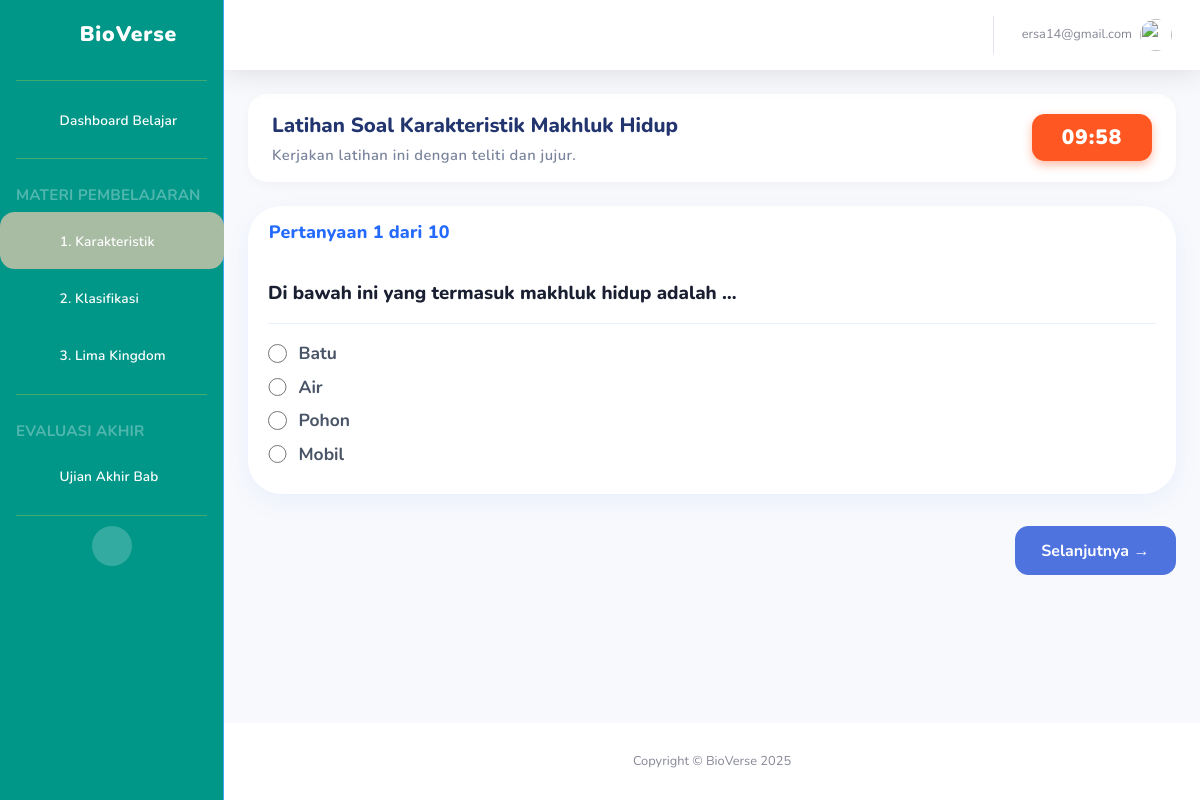
Page /latihan/1/?mulai=true (signed in) on the committed database.
### main/models.py (models this page shows, shortened)
class LatihanSoal(models.Model):
    subbab = models.OneToOneField(SubBab, on_delete=models.CASCADE)
    judul = models.CharField(max_length=200)

class Pertanyaan(models.Model):
    latihan = models.ForeignKey(LatihanSoal, on_delete=models.CASCADE, related_name='pertanyaan_set')
    teks_pertanyaan = models.TextField()
    explanation = models.TextField(blank=True, null=True, help_text="Penjelasan/Feedback untuk jawaban yang benar")

class PilihanJawaban(models.Model):
    pertanyaan = models.ForeignKey(Pertanyaan, on_delete=models.CASCADE, related_name='pilihan_set')
    teks_pilihan = models.CharField(max_length=200)
    is_benar = models.BooleanField(default=False)

### main/views.py (the view)
# urls.py: path('latihan/<int:latihan_id>/', views.latihan_soal_view, name='latihan_soal'),
@login_required
def latihan_soal_view(request, latihan_id):
    latihan = get_object_or_404(LatihanSoal, id=latihan_id)
    progress = get_object_or_404(SiswaProgress, siswa=request.user)
    is_unlocked = False
    if latihan.subbab.urutan == 1:
        is_unlocked = progress.modul_1_completed
    elif latihan.subbab.urutan == 2:
        is_unlocked = progress.modul_2_completed
    elif latihan.subbab.urutan == 3:
        is_unlocked = progress.modul_3_completed
    if not is_unlocked:
        messages.error(
            request, "Selesaikan modul interaktif sebelumnya terlebih dahulu!"
        )
        return redirect("siswa_dashboard")
    if request.GET.get("mulai") == "true":
        pertanyaan = latihan.pertanyaan_set.all()
        context = {"latihan": latihan, "pertanyaan": pertanyaan}
        return render(request, "main/siswa/latihan_soal.html", context)
    else:
        context = {"latihan": latihan}
        return render(request, "main/siswa/latihan_petunjuk.html", context)

### main/templatetags/custom_tags.py (called while the page is built)
@register.simple_tag
def get_latihan_id(subbab_urutan):
    from main.models import LatihanSoal
    try:
        latihan = LatihanSoal.objects.get(subbab__urutan=subbab_urutan)
        return latihan.id
    except LatihanSoal.DoesNotExist:
        return None

@register.simple_tag
def get_pengayaan_id():
    from main.models import SoalPengayaan
    try:
        pengayaan = SoalPengayaan.objects.first()
        if pengayaan:
            return pengayaan.id
        return None
    except SoalPengayaan.DoesNotExist:
        return None

### main/templates/main/siswa/latihan_soal.html (shortened to what this page needs)
{% extends 'main/base.html' %}
{% load static %}
{% block content %}
<div class="latihan-header-card">
    <div>
        <div class="latihan-header-title">{{ latihan.judul }}</div>
        <div class="latihan-header-keterangan">
            {{ latihan.deskripsi|default:"Kerjakan latihan ini dengan teliti dan jujur." }}
        </div>
    </div>
    <div class="latihan-timer" id="timer">10:00</div>
</div>
<form method="post" action="{% url 'submit_latihan' latihan.id %}" id="form-latihan-soal">
    {% for pertanyaan in latihan.pertanyaan_set.all %}
    <div class="card-latihan-soal {% if forloop.first %}active{% endif %}"
        id="latihan-slide-{{ forloop.counter0 }}">
        <div class="card-header py-3">
            <h6>Pertanyaan {{ forloop.counter }} dari {{ latihan.pertanyaan_set.count }}</h6>
        </div>
        <div class="card-body">
            <p>{{ pertanyaan.teks_pertanyaan }}</p>
            <hr>
            {% for pilihan in pertanyaan.pilihan_set.all %}
            <div class="form-check">
                <input class="form-check-input"
                        type="radio"
                        id="pilihan_{{ pilihan.id }}"
                        name="pertanyaan_{{ pertanyaan.id }}"
                        value="{{ pilihan.id }}"
                        required>
                <label class="form-check-label" for="pilihan_{{ pilihan.id }}">{{ pilihan.teks_pilihan }}</label>
            </div>
            {% endfor %}
        </div>
    </div>
    {% endfor %}
    <div class="nav-slide-latihan">
        <button type="button" id="btn-slide-next" class="btn btn-primary btn-slide-latihan">
            Selanjutnya &rarr;
        </button>
    </div>
</form>
{% endblock %}

### main/templates/main/base.html (shortened to what this page needs)
{% load static %}
{% load custom_tags %}
<!DOCTYPE html>
<html lang="id">
    <head>
        <link href="{% static 'vendor/fontawesome-free/css/all.min.css' %}"
              rel="stylesheet"
              type="text/css">
        <link href="{% static 'css/sb-admin-2.min.css' %}" rel="stylesheet">
    </head>
    <body id="page-top">
        <div id="wrapper">
            <ul class="navbar-nav sidebar sidebar-dark accordion"
                id="accordionSidebar">
                <a class="sidebar-brand d-flex align-items-center justify-content-center"
                   href="{% if user.profile.role == 'SISWA' %}{% url 'siswa_dashboard' %}{% else %}{% url 'guru_dashboard' %}{% endif %}">
                    <div class="sidebar-brand-icon d-flex align-items-center justify-content-center">
                        <i class="fas fa-seedling"></i>
                    </div>
                    <div class="sidebar-brand-text mx-3">BioVerse</div>
                </a>
                <hr class="sidebar-divider my-0">
                {% if user.profile.role == 'SISWA' %}
                    <li class="nav-item {% if request.resolver_match.url_name == 'siswa_dashboard' %}active{% endif %}">
                        <a class="nav-link" href="{% url 'siswa_dashboard' %}">
                            <i class="fas fa-home"></i>
                            <span>Dashboard Belajar</span></a>
                    </li>
                    <hr class="sidebar-divider">
                    <div class="sidebar-heading">Materi Pembelajaran</div>
                    <li class="nav-item {% if 'modul/1' in request.path or 'latihan/1' in request.path %}active{% endif %}">
                        <a class="nav-link collapsed"
                           href="#"
                           data-toggle="collapse"
                           data-target="#collapseSubBab1"
                           aria-expanded="true"
                           aria-controls="collapseSubBab1">
                            <i class="fas fa-book-open"></i>
                            <span>1. Karakteristik</span>
                        </a>
                                {% get_latihan_id 1 as latihan_1_id %}
                    </li>
                    <li class="nav-item {% if 'modul/2' in request.path or 'latihan/2' in request.path %}active{% endif %}">
                        <a class="nav-link collapsed"
                           href="#"
                           data-toggle="collapse"
                           data-target="#collapseSubBab2"
                           aria-expanded="true"
                           aria-controls="collapseSubBab2">
                            <i class="fas fa-sitemap"></i>
                            <span>2. Klasifikasi</span>
                        </a>
                                {% get_latihan_id 2 as latihan_2_id %}
                    </li>
                    <li class="nav-item {% if 'modul/3' in request.path or 'latihan/3' in request.path %}active{% endif %}">
                        <a class="nav-link collapsed"
                           href="#"
                           data-toggle="collapse"
                           data-target="#collapseSubBab3"
                           aria-expanded="true"
                           aria-controls="collapseSubBab3">
                            <i class="fas fa-paw"></i>
                            <span>3. Lima Kingdom</span>
                        </a>
                                {% get_latihan_id 3 as latihan_3_id %}
                    </li>
                    <hr class="sidebar-divider">
                    <div class="sidebar-heading">Evaluasi Akhir</div>
                    <li class="nav-item {% if request.resolver_match.url_name == 'pengayaan' %}active{% endif %}">
                        {% get_pengayaan_id as pengayaan_id %}
                        <a class="nav-link" href="{% url 'pengayaan' pengayaan_id %}">
                            <i class="fas fa-flag-checkered"></i>
                            <span>Ujian Akhir Bab</span>
                        </a>
                    </li>
                {% endif %}
                <hr class="sidebar-divider d-none d-md-block">
                <div class="text-center d-none d-md-inline">
                    <button class="rounded-circle border-0" id="sidebarToggle"></button>
                </div>
            </ul>
            <div id="content-wrapper" class="d-flex flex-column">
                <div id="content">
                    <nav class="navbar navbar-expand navbar-light bg-white topbar mb-4 static-top shadow">
                        <ul class="navbar-nav ml-auto">
                            <li class="nav-item dropdown no-arrow">
                                <a class="nav-link dropdown-toggle"
                                   href="#"
                                   id="userDropdown"
                                   role="button"
                                   data-toggle="dropdown"
                                   aria-haspopup="true"
                                   aria-expanded="false">
                                    <span class="mr-2 d-none d-lg-inline text-gray-600 small">{{ user.username }}</span>
                                    <img class="img-profile rounded-circle"
                                         src="{% static 'img/undraw_profile.svg' %}">
                                </a>
                            </li>
                        </ul>
                    </nav>
                    <div class="container-fluid">
                        {% block content %}
                        {% endblock %}
                    </div>
                </div>
                <footer class="sticky-footer bg-white">
                    <div class="container my-auto">
                        <div class="copyright text-center my-auto">
                            <span>Copyright &copy; BioVerse 2025</span>
                        </div>
                    </div>
                </footer>
            </div>
        </div>
    </body>
</html>

### main/templates/main/base.html (style rules this page uses)
body { background: #f6fcff !important; font-family: 'Nunito', sans-serif; }
.sidebar, .sidebar.sidebar-dark.accordion, .navbar-nav.sidebar.sidebar-dark.accordion { background: #009688 !important; min-height: 100vh; border-right: 1px solid #42a5f5 !important; font-family: 'Nunito', sans-serif !important; }
.sidebar .sidebar-brand { color: #ffffff !important; font-size: 1.32rem; font-weight: 900; letter-spacing: .04em; text-transform: none; }
.sidebar .sidebar-brand-icon { color: #cddc39 !important; font-size: 1.9rem !important; margin-right: 8px; }
.sidebar .sidebar-heading { text-transform: none !important; font-weight: 700; font-size: 0.95rem; letter-spacing: .01em; margin: 15px 0 5px 0; text-transform: uppercase !important; opacity: 0.8; }
.sidebar .nav-link, .sidebar .nav-link span { color: #ffffff !important; font-weight: 600; font-size: 1.05rem; padding: 10px 15px; border-radius: 0.85rem; transition: background .17s, color .13s; text-transform: none; letter-spacing: .01em; }
.sidebar .nav-link.active, .sidebar .nav-link:focus, .sidebar .nav-link:hover, .sidebar .nav-item.active > .nav-link { background: #A8BBA3 !important; color: #009688 !important; font-weight: 800; border-radius: 0.92rem; }
.sidebar .nav-link.active i, .sidebar .nav-item.active i { color: #626F47 !important; }
.sidebar-divider { border-color: #cddc39 !important; opacity: 0.3; margin: 10px 1rem !important; }
.sidebar .nav-link i { color: #FFF6DA !important; margin-right: 10px; font-size: 1.1rem; vertical-align: middle; width: 20px; text-align: center; }

### main/templates/main/siswa/latihan_soal.html (style rules this page uses)
body { font-family: 'Nunito', sans-serif; background: #f3f6fd; }
.latihan-header-card { display: flex; justify-content: space-between; align-items: center; margin-bottom: 1.5rem; background: #fff; padding: 1rem 1.5rem; border-radius: 1.2rem; box-shadow: 0 4px 12px rgba(0,0,0,0.03); }
.latihan-header-title { font-family: 'Nunito', sans-serif; color: #22356f; font-weight: 800; font-size: 1.28rem; margin-bottom: 3px; }
.latihan-header-keterangan { font-size: 0.92rem; color: #7a849c; font-weight: 600; letter-spacing: 0.5px; }
.latihan-timer { background: #ff5722; color: #fff; padding: 0.5rem 1rem; border-radius: 0.8rem; font-weight: 900; font-size: 1.3rem; letter-spacing: 1px; box-shadow: 0 4px 10px rgba(255, 87, 34, 0.4); min-width: 120px; text-align: center; }
.card-latihan-soal { background: #fff; border-radius: 2.1rem; box-shadow: 0 8px 24px #246bfd12; border: none !important; font-family: 'Nunito Sans', Nunito, sans-serif; margin-bottom: 2rem; display: none; animation: fadeIn 0.4s ease-in; }
.card-latihan-soal.active { display: block; }
.card-header { background: transparent; border: none; border-radius: 2.1rem 2.1rem 0 0; font-weight: 800; padding-top: 1.12rem; padding-bottom: 1rem; padding-left: 1.3rem; }
.card-header h6 { color: #246bfd; font-size: 1.12rem; margin: 0; font-weight: 800; letter-spacing: .01em; }
.card-body > p { font-family: 'Nunito Sans', Nunito, sans-serif; font-size: 1.17rem; font-weight: 750; color: #1a2032; margin-bottom: 0.4rem; }
.form-check { margin-bottom: 0.46rem; }
.form-check-input[type="radio"] { width: 1.18em; height: 1.18em; margin-top: .23em; accent-color: #246bfd; }
.form-check-label { font-family: 'Nunito Sans', Nunito, sans-serif; font-size: 1.09rem; font-weight: 700; color: #495466; margin-left: 0.6em; cursor: pointer; }
.nav-slide-latihan { margin-top: 1.5rem; display: flex; justify-content: space-between; gap: 10px; }
.btn-slide-latihan { border-radius: 0.82rem; font-size: 1rem; font-weight: 700; padding: 0.7rem 1.6rem; }
hr { border-color: #eaf0fb; }

### rows in the picture
LatihanSoal: judul "Latihan Soal Karakteristik Makhluk Hidup", pertanyaan_set.count "10"
Pertanyaan: teks_pertanyaan "Di bawah ini yang termasuk makhluk hidup adalah …"
PilihanJawaban: teks_pilihan "Batu"
PilihanJawaban: teks_pilihan "Air"
PilihanJawaban: teks_pilihan "Pohon"
PilihanJawaban: teks_pilihan "Mobil"

### other values in the picture
{{ user.username }} "ersa14@gmail.com"
